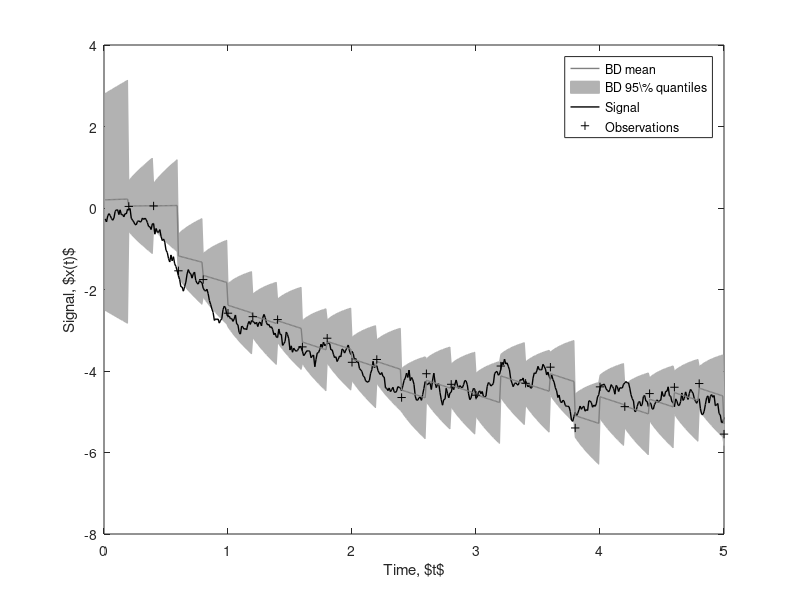
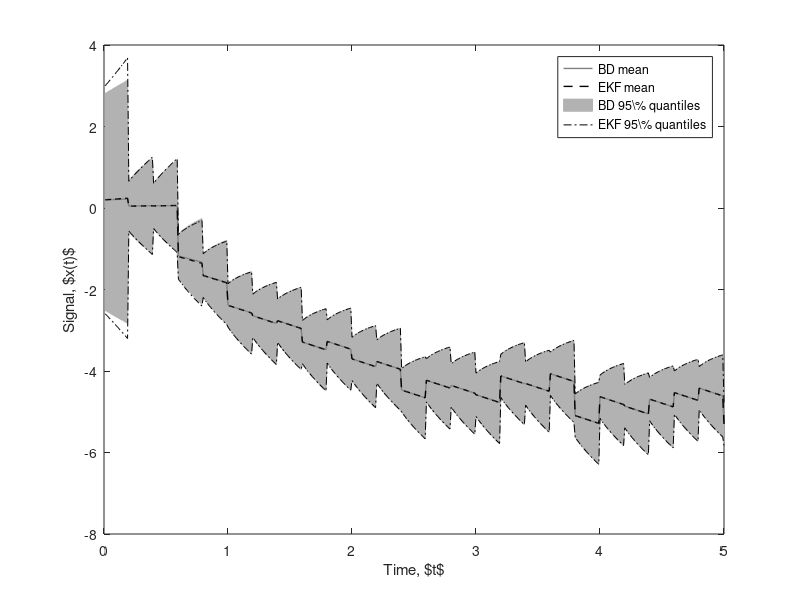
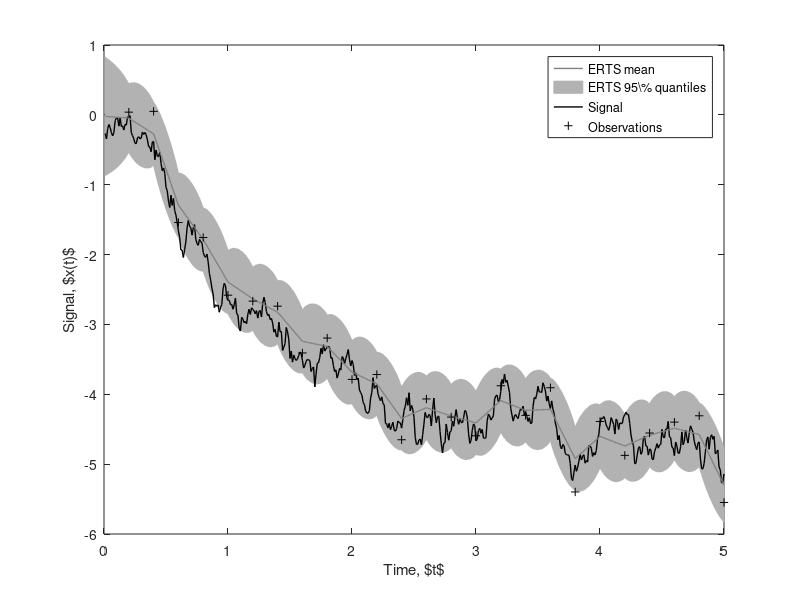

MATLAB code to generate these figures, in order:
%% Examples 10.17, 10.26, and 10.38: Benes-Daum and EKF/ERTS examples
%
% Copyright: 
%   2018 - Simo Särkkä and Arno Solin
%
% License:
%   This software is provided under the MIT License. See the accompanying 
%   LICENSE file for details.


%%
% Benes and Benes-Daum filter tests
%
    % Check that we have the correct normalization constants and
    % moments. We should have (for x = x(t) with t >= t_k)
    %
    % p(x | Y_k) = 
    % 1/sqrt{2 pi P} exp(-(x-m)^2/(2P)) exp(-1/2 P) cosh(x) / cosh(m)
    %
    % and
    %
    %    E[x] = m + tanh(m) P
    %  E[x^2] = m^2 + P^2 + 2 m tanh(m) P + P
    %    V[x] = P + [1 - tanh(m)^2] P^2
    
    dx = 0.001;
    xx = -15:dx:15;
    dens = @(x,m,P) 1/sqrt(2*pi*P)*exp(-P/2)/cosh(m) * exp(-(x-m).^2/(2*P)) .* cosh(x);

    m = 1;
    P = 5;
    pp = dens(xx,m,P);
    figure(1); clf; plot(xx,pp);
    
    sum(pp .* dx)
    [sum(xx .* pp * dx)        m+tanh(m)*P]
    [sum(xx.^2 .* pp * dx)  m^2+P^2+2*m*tanh(m)*P+P]
    [sum((xx-m-tanh(m)*P).^2 .* pp * dx) P+(1-tanh(m)^2)*P^2]
    
%%
% Generate data
%
  % Lock random seed
  if exist('rng') % Octave doesn't have rng
    rng(1) 
  else
    randn('state',9);
  end
    
    steps = 500;
    meas_mod = 20;
    dt = 0.01;
    R = 0.1;

    X = [];
    Y = [];
    T = [];
    x0 = 0;
    x = x0;
    t = 0;
    for k=1:steps
        x = x + tanh(x) * dt + sqrt(dt)*randn;
        if rem(k,meas_mod) == 0
            y = x + sqrt(R)*randn;
        else
            y = NaN;
        end
        t = t + dt;
        X(k) = x;
        Y(k) = y;
        T(k) = t;
    end
    
    figure(1); clf
    plot(T,X,T,Y,'o');
    
%%
% Benes-Daum filter
%
    EB = zeros(1,length(Y));
    VB = zeros(1,length(Y));
    MMB = zeros(1,length(Y));
    PPB = zeros(1,length(Y));

    mb0 = 0.1;
    Pb0 = 1;
    
    mb = mb0;
    Pb = Pb0;
    
    m0 = mb + Pb * tanh(mb);
    P0 = Pb + (1-tanh(mb)^2) * Pb^2;

    for k=1:length(Y)
        %
        % The Benes-Daum filter
        %
        Pb = Pb + dt;
        if ~isnan(Y(k))
            mb = mb + Pb / (R + Pb)*(Y(k) - mb);
            Pb = Pb - Pb^2/(R + Pb);
        end
        MMB(:,k) = mb;
        PPB(:,k) = Pb;
        EB(:,k) = mb + Pb * tanh(mb);
        VB(:,k) = Pb + (1-tanh(mb)^2) * Pb^2;
    end
    
    figure(1); clf;
    subplot(2,1,1);
      plot(T,MMB,T,EB);
    subplot(2,1,2);
      plot(T,PPB,T,VB);
    
    rmse_b = sqrt(mean((EB - X).^2))
    
%%
% Determine the quantiles of Benes solution
%
    QQ1 = zeros(size(MMB));
    QQ2 = zeros(size(MMB));
    for k=1:length(MMB)
        pp = dens(xx,MMB(:,k),PPB(:,k));
        cu = cumsum(pp ./ sum(pp));
        ind1 = find(cu >= 2.5/100,1);
        ind2 = find(cu >= 97.5/100,1);
        QQ1(k) = xx(ind1);
        QQ2(k) = xx(ind2);
    end
    
    figure(1); clf;
    plot(T,EB,T,QQ1,'--',T,QQ2,'--');
    
%%
% EKF solution to the same problem
%
    me = m0; 
    Pe = P0;
    MMe = zeros(1,length(Y));
    PPe = zeros(1,length(Y));
    ekf_steps = 5;

    for k=1:length(Y)
        dt2 = dt/ekf_steps;
        for i=1:ekf_steps
            Pe = Pe + dt2 * (2 * (1 - tanh(me)^2) * Pe + 1);
            me = me + dt2 * tanh(me);
        end
        if ~isnan(Y(k))
            me = me + Pe / (R + Pe) * (Y(k) - me);
            Pe = Pe - Pe^2/(R + Pe);
        end
        MME(:,k) = me;
        PPE(:,k) = Pe;
    end

    rmse_e = sqrt(mean((MME - X).^2))
    
    figure(1); clf;
    subplot(2,2,1);
    plot(T,EB,T,QQ1,'--',T,QQ2,'--');
    subplot(2,2,2);
    plot(T,MME,T,MME-1.96*sqrt(PPE),'--',T,MME+1.96*sqrt(PPE),'--');
    
    subplot(2,2,3);
    plot(T,EB,T,MME)
    
    subplot(2,2,4);
    plot(T,VB,T,PPE)
    
%%
% ERTS Smoother
%
    MMS = MME;
    PPS = PPE;
    ms = MME(end);
    Ps = PPE(end);
    for k=length(Y)-1:-1:1
        m = MME(k);
        P = PPE(k);
        dms = dt * tanh(m) + dt * ((1 - tanh(m)^2) * P + 1)/P * (ms - m);
        dPs = dt * 2 * ((1 - tanh(m)^2) * P + 1)/P * Ps - dt;
        ms = ms - dms;
        Ps = Ps - dPs;
        MMS(k) = ms;
        PPS(k) = Ps;
    end

    rmse_s = sqrt(mean((MMS - X).^2))
    
    figure(1); clf;
    plot(T,MMS,T,MMS-1.96*sqrt(PPS),'--',T,MMS+1.96*sqrt(PPS),'--');
    
%%
% Plot the final figures
%
    
    %
    % Benes-Daum
    %
    figure(1); clf; hold on
  
    % Plot mean
    h0 = plot(T,EB,'-k');
    set(h0,'LineWidth',1);
    set(h0,'Color',[0.5 0.5 0.5]);

    % Plot uncetainty
    h1 = fill([T'; flipud(T')], [QQ1'; flipud(QQ2')],1);
    set(h1,'EdgeColor',[.7 .7 .7],'FaceColor',[.7 .7 .7])
    
    % Plot signal
    h2 = plot(T,X,'-k');
    set(h2,'LineWidth',1);
    
    % Plot mean
    h3 = plot(T,EB,'-k');
    set(h3,'LineWidth',1);
    set(h3,'Color',[0.5 0.5 0.5]);
    
    % Plot observations
    h4 = plot(T,Y,'+k');
    
    box on   
    xlabel('Time, $t$'), ylabel('Signal, $x(t)$')
    
    legend([h0, h1, h2, h4],'BD mean','BD 95\% quantiles','Signal','Observations')   

    %
    % Benes-Daum vs EKF
    %
    figure(2); clf; hold on
    
    % Plot BD mean
    h1 = plot(T,EB,'-k');
    set(h1,'LineWidth',1);
    set(h1,'Color',[0.5 0.5 0.5]);

    % Plot EKF mean
    h2 = plot(T,MME,'--k');
    set(h2,'LineWidth',1);
    %set(h2,'Color',[0.0 0.0 0.0]);
    
    % Plot BD uncertainty
    h3 = fill([T'; flipud(T')], [QQ1'; flipud(QQ2')],1);
    set(h3,'EdgeColor',[.7 .7 .7],'FaceColor',[.7 .7 .7])
    
    % Plot BD mean
    h4 = plot(T,EB,'-k');
    set(h4,'LineWidth',1);
    set(h4,'Color',[0.5 0.5 0.5]);
    
    % Plot EKF mean
    h5 = plot(T,MME,'--k');
    set(h5,'LineWidth',1);
    set(h5,'Color',[0.0 0.0 0.0]);
    
    % Plot EKF uncertainty
    h6 = plot(T,MME-1.96*sqrt(PPE),'-.k',T,MME+1.96*sqrt(PPE),'-.k');
    set(h6,'LineWidth',.5);
    
    box on    
    xlabel('Time, $t$'), ylabel('Signal, $x(t)$')
    legend([h1, h2, h3, h6(1)],'BD mean','EKF mean','BD 95\% quantiles','EKF 95\% quantiles')   

    %
    % ERTS
    %
    figure(3); clf; hold on
  
    % Plot mean
    h0 = plot(T,MMS,'-k');
    set(h0,'LineWidth',1);
    set(h0,'Color',[0.5 0.5 0.5]);

    QQ1S = MMS-1.96*sqrt(PPS);
    QQ2S = MMS+1.96*sqrt(PPS);
    
    % Plot uncetainty
    h1 = fill([T'; flipud(T')], [QQ1S'; flipud(QQ2S')],1);
    set(h1,'EdgeColor',[.7 .7 .7],'FaceColor',[.7 .7 .7])
    
    % Plot signal
    h2 = plot(T,X,'-k');
    set(h2,'LineWidth',1);
    
    % Plot mean
    h3 = plot(T,MMS,'-k');
    set(h3,'LineWidth',1);
    set(h3,'Color',[0.5 0.5 0.5]);
    
    % Plot observations
    h4 = plot(T,Y,'+k');
 
    box on
    xlabel('Time, $t$'), ylabel('Signal, $x(t)$')
    
    legend([h0, h1, h2, h4],'ERTS mean','ERTS 95\% quantiles','Signal','Observations')   

